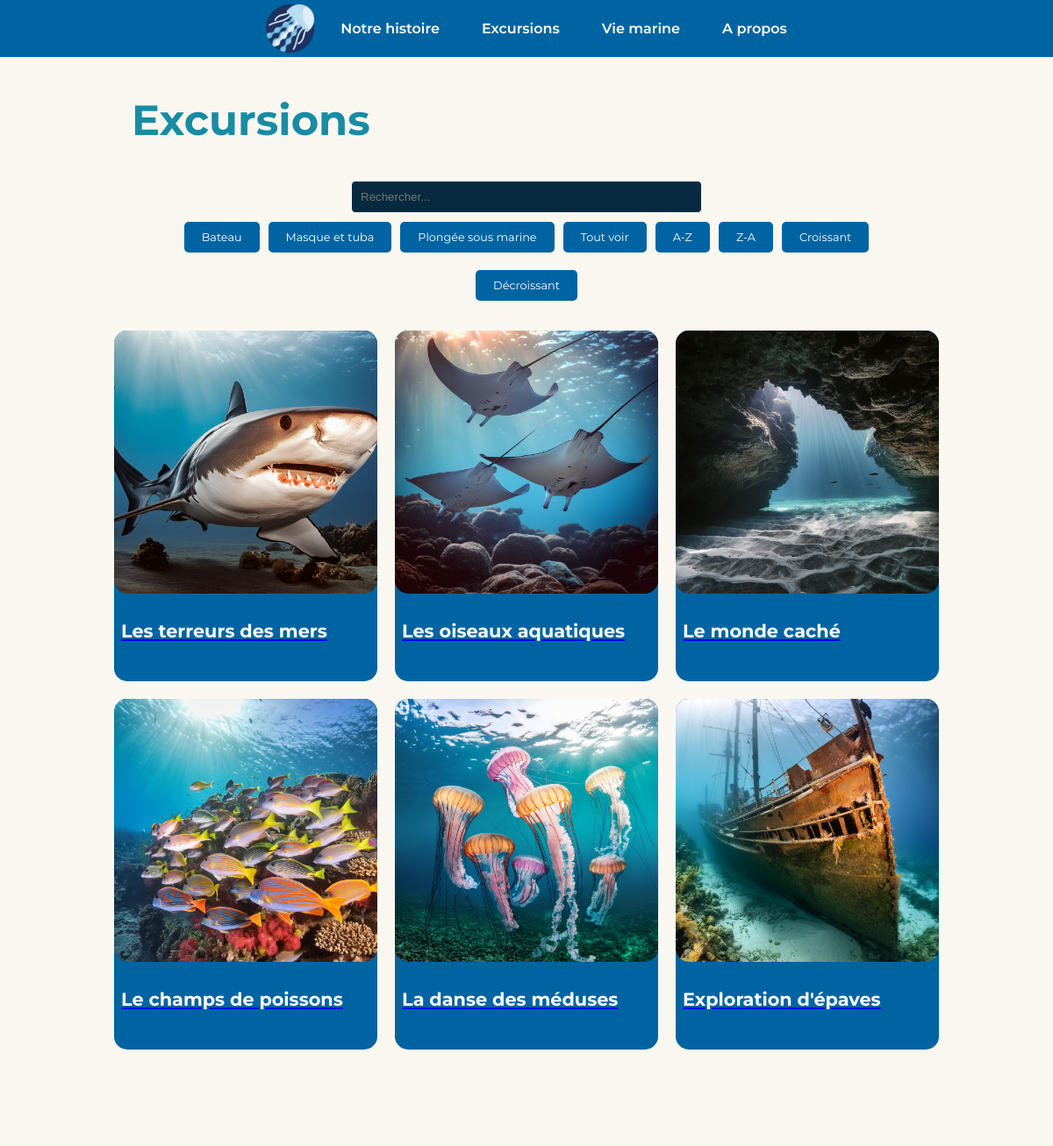
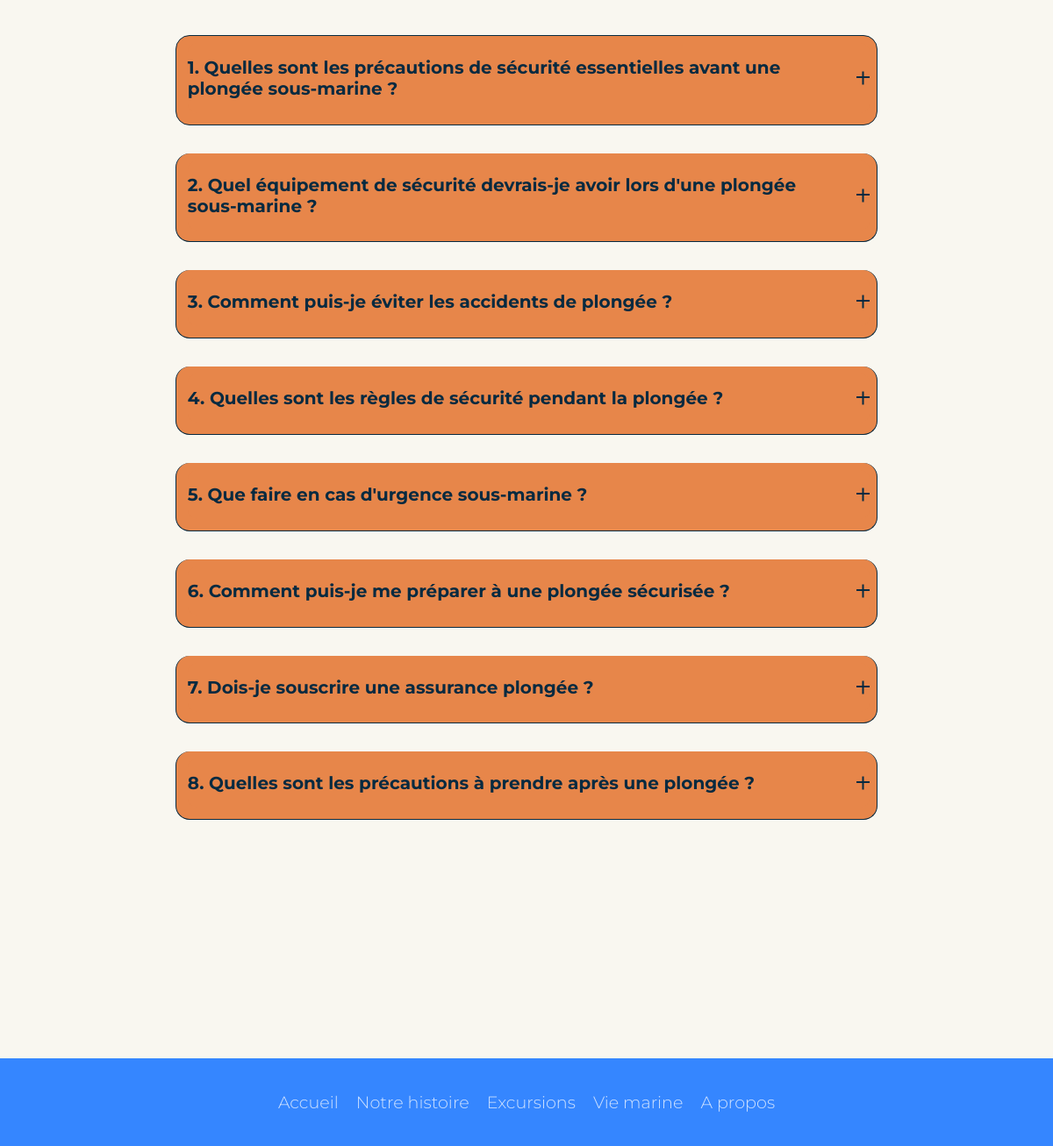
The page /excursions.php?tri=nom_excursion&order=desc on the database its author committed (2 pictures, top to bottom).
### tables this page shows
CREATE TABLE `Excursion` (
  `id_excursion` int(11) NOT NULL,
  `nom_excursion` varchar(30) NOT NULL,
  `prix_excursion` decimal(7,2) NOT NULL,
  `genre_excursion` varchar(255) NOT NULL,
  `url_excursion` varchar(255) NOT NULL,
  `chemin_image` varchar(255) DEFAULT NULL
);

### excursions.php (the view, shortened to what this page needs)
<?php
$conn = new PDO('mysql:host=localhost;dbname=caneval_resaweb', 'caneval', 'CV2rqsrtDxWHNy5', array(PDO::MYSQL_ATTR_INIT_COMMAND => "SET NAMES utf8"));
$conn->setAttribute(PDO::ATTR_ERRMODE, PDO::ERRMODE_EXCEPTION);
$sql = 'SELECT * FROM Excursion ';
if(isset($_GET["tri"])){
  $sql .= "ORDER BY " . $_GET["tri"];
  if(isset($_GET["order"]) && $_GET["order"] == "desc"){
      $sql .= " DESC";
  }
}
$allexcursion = $conn->query($sql);
?>
<!DOCTYPE html>
<html lang="fr">
<head>
  <link rel="stylesheet" href="style.css">
</head>
<body>
  <header>
            <nav>
                <a href="index.php" class="logo-link"><img src="images/pe-meduse.png" alt="" class="logo"></a>
                <ul class="navbar">
                    <li><a href="notreHistoire.php">Notre histoire</a></li>
                    <li><a href="excursions.php">Excursions</a></li>
                    <li><a href="vieMarine.php">Vie marine</a></li>
                    <li><a href="aPropos.php">A propos</a></li>
                </ul>
            </nav>
        </header>
  <section class="excursions .espaceExcursions">
    <h1 class="titrePages ">Excursions</h1>
  <form method="GET">
      <input type="search" name="s" placeholder="Rechercher..." autocomplete="off" class="recherches">
    </form>
<span>
  <div class="groupe-boutons">
          <a href="excursions.php?filtre=bateau" class="trie-filtre">Bateau</a>
          <a href="excursions.php?filtre=Masque et tuba" class="trie-filtre">Masque et tuba</a>
          <a href="excursions.php?filtre=Plongée sous-marine" class="trie-filtre">Plongée sous marine</a>
          <a href="excursions.php" class="trie-filtre">Tout voir</a>
          <a href="excursions.php?tri=nom_excursion" id="A-Z" class="trie-filtre">A-Z</a>
      <a href="excursions.php?tri=nom_excursion&order=desc" id="Z-A" class="trie-filtre">Z-A</a>
      <a href="excursions.php?tri=prix_excursion" id="croissant" class="trie-filtre">Croissant</a>
      <a href="excursions.php?tri=prix_excursion&order=desc" id="decroissant" class="trie-filtre">Décroissant</a>
  </div><br>
</span>
  <main class="catalogue" id="catalogue">
            <?php
            if ($allexcursion->rowCount() > 0) {
              while ($Excursion = $allexcursion->fetch()) {
                  $genreClass = strtolower(str_replace(' ', '-', $Excursion['genre_excursion']));
          ?>
                  <div class="articleCatalogue <?= $genreClass ?>">
                      <a href="<?= $Excursion['url_excursion']; ?>">
                          <img src="<?= $Excursion['chemin_image'] ?>" alt="" class="imgCatalogue">
                          <h2 class="sousTitreExcursions"><?= $Excursion['nom_excursion']; ?></h2>
                      </a>
                  </div>
          <?php
              }
          } else {
                ?>
                <p>Aucune excursion trouvée</p>
                <?php
            }
            ?>
        </main>
    <section class="FAQ">
      <div class="step2">
          <details>
                  <summary>1. Quelles sont les précautions de sécurité essentielles avant une plongée sous-marine ?</summary>
          </details>
          <details>
                  <summary>2. Quel équipement de sécurité devrais-je avoir lors d'une plongée sous-marine ?</summary>
          </details>
          <details>
                  <summary>3. Comment puis-je éviter les accidents de plongée ?</summary>
          </details>
          <details>
              <summary>4. Quelles sont les règles de sécurité pendant la plongée ?</summary>
          </details>
          <details>
              <summary>5. Que faire en cas d'urgence sous-marine ?</summary>
          </details>
          <details>
              <summary>6. Comment puis-je me préparer à une plongée sécurisée ?</summary>
          </details>
          <details>
              <summary>7. Dois-je souscrire une assurance plongée ?</summary>
          </details>
          <details>
              <summary>8. Quelles sont les précautions à prendre après une plongée ?</summary>
          </details>
      </div>
</section>
  </section>
  <footer class="footer">
    <div class="waves">
      <div class="wave" id="wave1"></div>
      <div class="wave" id="wave3"></div>
    </div>
    <ul class="menu">
      <li class="menu__item"><a class="menu__link" href="index.php">Accueil</a></li>
      <li class="menu__item"><a class="menu__link" href="notreHistoire.php">Notre histoire</a></li>
      <li class="menu__item"><a class="menu__link" href="excursions.php">Excursions</a></li>
      <li class="menu__item"><a class="menu__link" href="vieMarine.php">Vie marine</a></li>
      <li class="menu__item"><a class="menu__link" href="aPropos.php">A propos</a></li>
    </ul>
  </footer>
</body>
</html>

### style.css (style rules this page uses)
*, *::after, *::before { box-sizing: border-box; }
:root { --color1: #F9F7F0; --color2: #18B7BE; --color3: #178CA4; --color4: #072A40; --color5: #0064A2; --color6: #e7864a; --color7: #3586ff; --color8: #ffff; --color9: #000000; }
body { margin: 0; padding: 0px; scroll-behavior: smooth; height: 100vh; background-color: var(--color1); font-family: "Montserrat", sans-serif; font-optical-sizing: auto; font-weight: 551; font-style: normal; overflow-x: none; }
header { position: fixed; width: 100%; z-index: 999; display: flex; justify-content: space-evenly; align-items: center; transition: 0; background-color: var(--color5); }
nav { max-width: 1100px; margin: auto; height: -webkit-fit-content; height: -moz-fit-content; height: fit-content; list-style: none; padding-left: 30px; padding-right: 30px; display: flex; align-items: center; justify-content: center; }
.logo-link { display: inline-block; }
.logo { margin-right: 30px; width: 55px; display: block; margin-bottom: 5px; margin-top: 5px; }
.navbar a { text-decoration: none; color: var(--color8); }
nav ul { list-style: none; flex-grow: 1; display: flex; justify-content: space-around; gap: 3rem; }
.navbar li { color: var(--color8); text-decoration: none; font-weight: 600; flex-direction: row; justify-content: space-between; flex-grow: 1; }
.titrePages { font-size: 3rem; margin-top: -52px; padding-top: 10px; color: var(--color3); }
section { margin-top: 150px; padding-bottom: 150px; color: var(--color4); }
.excursions { font-weight: lighter; font-size: 1.2rem; margin-left: 150px; margin-right: 150px; display: block; justify-content: center; }
.recherches { width: 400px; background-color: var(--color4); color: var(--color8); display: flex; justify-content: center; margin: auto; }
.groupe-boutons { display: flex; justify-content: center; margin: auto; flex-wrap: wrap; }
.catalogue { display: grid; grid-template-columns: repeat(3, 1fr); gap: 20px; justify-content: center; margin: 0 auto; }
.articleCatalogue { background-color: var(--color5); border-radius: 15px; padding-bottom: 0px; width: 300px; height: 400px; }
.imgCatalogue { height: auto; width: 100%; border-radius: 15px; }
.sousTitreExcursions { justify-content: center; padding: 8px; color: var(--color8); text-decoration: none; font-size: 1.3rem; }
input, select { width: calc(100% - 20px); margin: 10px; padding: 10px; border: 1px solid var(--color1); border-radius: 5px; }
.trie-filtre { padding: 10px 20px; background-color: var(--color5);; color: var(--color8); border: none; border-radius: 5px; cursor: pointer; display: inline-block; margin: 10px 5px; text-decoration: none; font-size: 0.8rem; }
summary { position: relative; background-color: var(--color6); border-radius: 10px; color: var(--color4); }
summary::marker { content: none; }
summary::before, summary::after { content: ''; }
summary::before, summary::after { width: .75em; height: 0; border-bottom: 2px solid; position: absolute; top: calc(50% - 1px); right: 0; transform: translateY(-50%); }
summary::after { transform: rotate(90deg); transform-origin: 50% 50%; }
.FAQ { padding-bottom: 10%; max-width: 800px; margin-left: auto; margin-right: auto; }
details { border: 1px solid; background-color: var(--color6); padding-top: 0.5rem; padding-right: 0.5rem; padding-bottom: 0.8rem; padding-left: 0.8rem; border-radius: 1rem; margin-bottom: 4%; }
details+details { border-top: none; }
summary { padding: 1rem 2em 1rem 0; font-size: 1.25rem; font-weight: bold; cursor: pointer; }
* { padding: 0; box-sizing: border-box; }
.footer { position: relative; width: 100%; background: var(--color7); min-height: 100px; padding: 20px 50px; display: flex; justify-content: center; align-items: center; flex-direction: column; }
.social-icon, .menu { position: relative; display: flex; justify-content: center; align-items: center; margin: 10px 0; flex-wrap: wrap; }
.social-icon__item, .menu__item { list-style: none; }
.menu__link { font-size: 1.2rem; color: var(--color8); margin: 0 10px; display: inline-block; transition: 0.5s; text-decoration: none; opacity: 0.75; font-weight: 300; }
.wave { position: absolute; top: -100px; left: 0; width: 100%; height: 100px; background: url("https://i.ibb.co/wQZVxxk/wave.png"); background-size: 1000px 100px; }
.wave#wave1 { z-index: 1000; opacity: 1; bottom: 0; animation: animateWaves 4s linear infinite; color: var(--color5); }
.wave#wave3 { z-index: 1000; opacity: 0.2; bottom: 15px; animation: animateWaves 3s linear infinite; color: #0064A2; }

### rows shown on the page
excursion: chemin_image (picture), nom_excursion "Les terreurs des mers"
excursion: chemin_image (picture), nom_excursion "Les oiseaux aquatiques"
excursion: chemin_image (picture), nom_excursion "Le monde caché"
excursion: chemin_image (picture), nom_excursion "Le champs de poissons"
excursion: chemin_image (picture), nom_excursion "La danse des méduses"
excursion: chemin_image (picture), nom_excursion "Exploration d'épaves"
